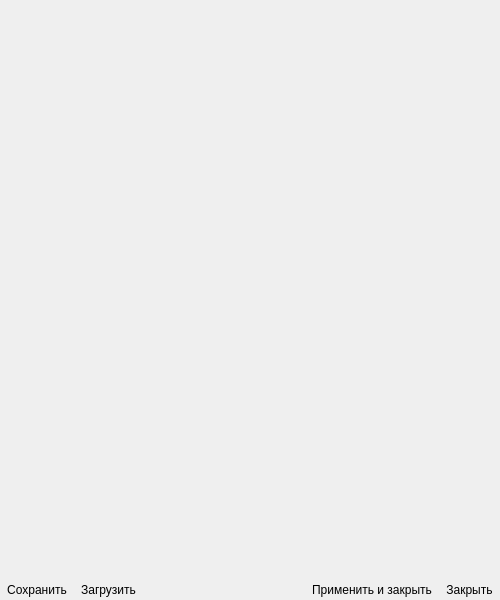
<?xml version="1.0" encoding="UTF-8"?>
<ui version="4.0">
 <class>SettingsForm</class>
 <widget class="QDialog" name="SettingsForm">
  <property name="geometry">
   <rect>
    <x>0</x>
    <y>0</y>
    <width>500</width>
    <height>600</height>
   </rect>
  </property>
  <property name="windowTitle">
   <string>Settings</string>
  </property>
  <layout class="QVBoxLayout" name="verticalLayout">
   <property name="spacing">
    <number>0</number>
   </property>
   <property name="leftMargin">
    <number>0</number>
   </property>
   <property name="topMargin">
    <number>0</number>
   </property>
   <property name="rightMargin">
    <number>0</number>
   </property>
   <property name="bottomMargin">
    <number>0</number>
   </property>
   <item>
    <widget class="PropertyBrowser3" name="propertyBrowser" native="true">
     <property name="sizePolicy">
      <sizepolicy hsizetype="Preferred" vsizetype="Expanding">
       <horstretch>0</horstretch>
       <verstretch>0</verstretch>
      </sizepolicy>
     </property>
     <property name="multiObjectListVisible" stdset="0">
      <bool>false</bool>
     </property>
    </widget>
   </item>
   <item>
    <layout class="QHBoxLayout" name="horizontalLayout">
     <item>
      <widget class="QToolButton" name="saveBtn">
       <property name="toolTip">
        <string>Сохранить в файл</string>
       </property>
       <property name="statusTip">
        <string>Сохранить в файл</string>
       </property>
       <property name="whatsThis">
        <string>Сохранить в файл</string>
       </property>
       <property name="text">
        <string>Сохранить</string>
       </property>
       <property name="iconSize">
        <size>
         <width>36</width>
         <height>36</height>
        </size>
       </property>
       <property name="autoRaise">
        <bool>true</bool>
       </property>
      </widget>
     </item>
     <item>
      <widget class="QToolButton" name="loadBtn">
       <property name="toolTip">
        <string>Загрузить из файла</string>
       </property>
       <property name="statusTip">
        <string>Загрузить из файла</string>
       </property>
       <property name="whatsThis">
        <string>Загрузить из файла</string>
       </property>
       <property name="text">
        <string>Загрузить</string>
       </property>
       <property name="iconSize">
        <size>
         <width>36</width>
         <height>36</height>
        </size>
       </property>
       <property name="autoRaise">
        <bool>true</bool>
       </property>
      </widget>
     </item>
     <item>
      <spacer name="horizontalSpacer">
       <property name="orientation">
        <enum>Qt::Horizontal</enum>
       </property>
       <property name="sizeHint" stdset="0">
        <size>
         <width>40</width>
         <height>20</height>
        </size>
       </property>
      </spacer>
     </item>
     <item>
      <widget class="QToolButton" name="applyButton">
       <property name="toolTip">
        <string>Применить и закрыть</string>
       </property>
       <property name="statusTip">
        <string>Применить и закрыть</string>
       </property>
       <property name="whatsThis">
        <string>Применить и закрыть</string>
       </property>
       <property name="text">
        <string>Применить и закрыть</string>
       </property>
       <property name="iconSize">
        <size>
         <width>36</width>
         <height>36</height>
        </size>
       </property>
       <property name="autoRaise">
        <bool>true</bool>
       </property>
      </widget>
     </item>
     <item>
      <widget class="QToolButton" name="closeButton">
       <property name="toolTip">
        <string>Закрыть</string>
       </property>
       <property name="statusTip">
        <string>Закрыть</string>
       </property>
       <property name="whatsThis">
        <string>Закрыть</string>
       </property>
       <property name="text">
        <string>Закрыть</string>
       </property>
       <property name="iconSize">
        <size>
         <width>36</width>
         <height>36</height>
        </size>
       </property>
       <property name="autoRaise">
        <bool>true</bool>
       </property>
      </widget>
     </item>
    </layout>
   </item>
  </layout>
 </widget>
 <customwidgets>
  <customwidget>
   <class>PropertyBrowser3</class>
   <extends>QWidget</extends>
   <header>propertybrowser3/propertybrowser3.h</header>
  </customwidget>
 </customwidgets>
 <resources/>
 <connections/>
</ui>
